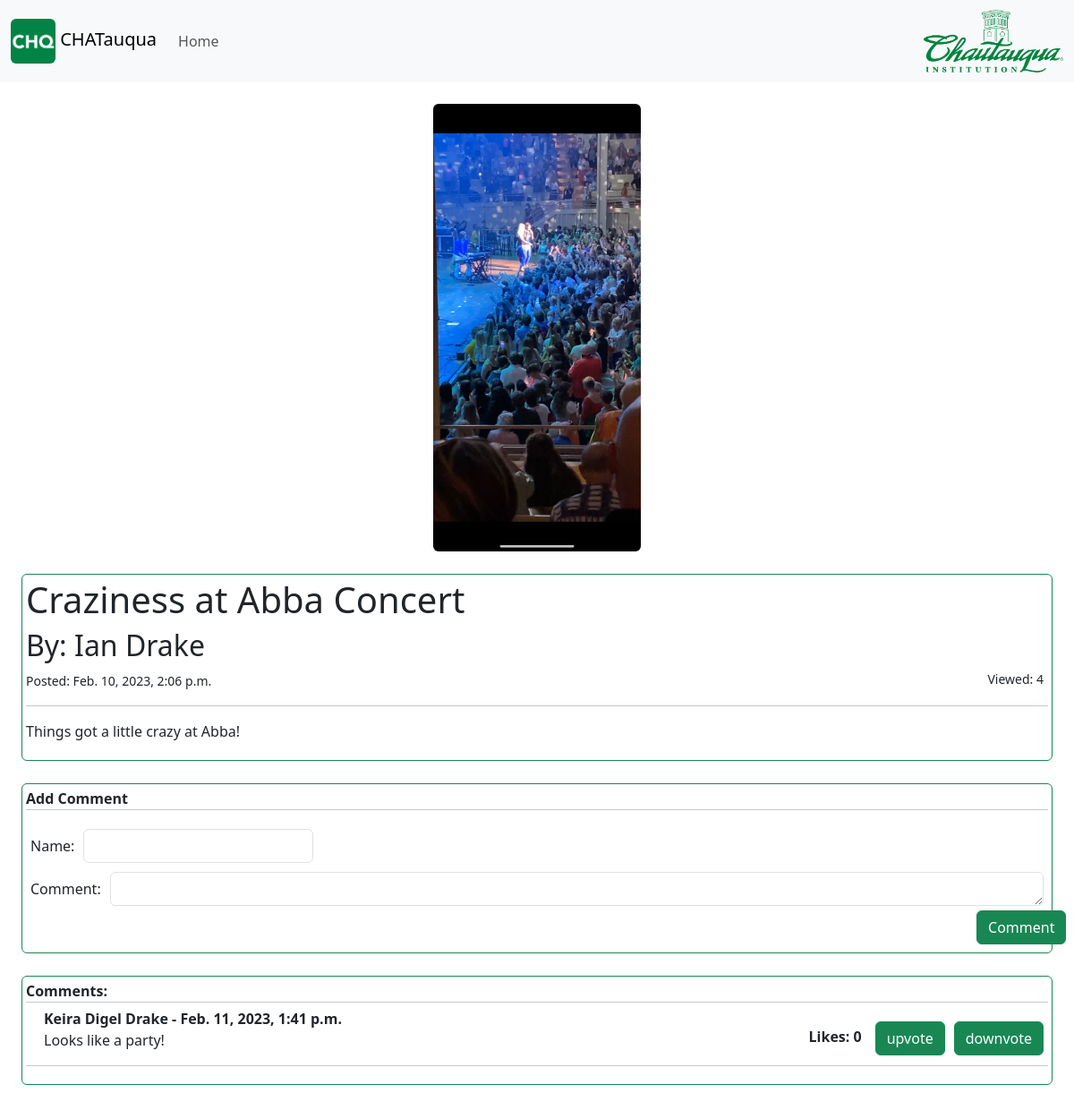
Screenshot of /posts/22 with the database file from the repository.
### blog/models.py (models this page shows, shortened)
class Post(models.Model):
    heroHeader = models.ImageField(upload_to ='uploads/', default=None, blank=True)
    title = models.CharField(max_length=255)
    author = models.CharField(max_length=255)
    body = models.TextField()
    created_at = models.DateTimeField(auto_now_add=True)
    viewCount = models.IntegerField(default=0)
    pubStatus = models.BooleanField(default=False)

class Comment(models.Model):
    post = models.ForeignKey(Post, related_name= "comments", on_delete=models.CASCADE)
    name = models.CharField(max_length=255)
    comment = models.TextField()
    created_at = models.DateTimeField(auto_now_add=True)
    upVote = models.IntegerField(default=0)
    downVote = models.IntegerField(default=0)

### blog/views.py (the view, shortened to what this page needs)
# urls.py: path('posts/<int:pk>', Detail.as_view(), name="detailed_post"),
class Detail(DetailView, CreateView):
    model = Post
    form_class = CommentForm
    template_name = 'postDetails.html'
    def get_object(self):
        obj = super().get_object()
        obj.viewCount += 1
        obj.save()
        return obj

### blog/forms.py
class CommentForm(forms.ModelForm):
    class Meta:
        model = Comment
        fields = ('name', 'comment')
        widgets = {
            'name': forms.TextInput(attrs={'class': 'form-control'}),
            'comment': forms.Textarea(attrs={'class': 'form-control', 'rows':1, 'cols': 130}),
        }

### blog/templates/postDetails.html (shortened to what this page needs)
<!DOCTYPE html>
{%  extends 'base.html' %}
{% block content %}
    {% load static %}
    <br/>
    <div style="text-align: center;"><img src ="../media/{{ post.heroHeader}}" alt = "heroHeader" class = "rounded"
    style="max-width:100%;width: auto; height: 500px"></div>
    <div class = "form-control rounded border-success p-1 mb-2" style="margin: 25px; max-width: 96%;margin-left: 2%">
<h1>{{ post.title }}</h1>
<h2>By: {{ post.author}}</h2>
    <small>Posted: {{ post.created_at }} </small><small style="float:right; margin-right: 5px;">Viewed: {{ post.viewCount }}</small>
<hr>
<p>{{ post.body }}</p>
    </div>
    <div class="form-control rounded border-success p-1 mb-2 " style="margin: 25px; max-width: 96%;margin-left: 2%">
        <strong>Add Comment</strong>
    <hr style="margin-top:0px;">
    <div class = "form-group">
    <form method="POST">
        {% for field in form %}
            <div style ="display: inline-flex; align-items: center;">
            <div style ="margin: 5px;">
                {{ field.label_tag }}
            </div>
            <div style ="margin: 5px; ">
            {{ field }}
            </div>
            </div>
        {% endfor %}
    <div style=" float: bottom; margin-bottom: 5px; margin-left: 93%;">
        <button class= "btn btn-success" onClick="this.form.submit();this.disabled=true; this.value='Sending…';">Comment</button>
    </div>
    </form>
    </div>
    </div>
    <div class="form-control rounded border-success p-1 mb-2" style="margin: 25px; max-width: 96%;margin-left: 2%">
    {% if not post.comments.all %}
    No Comments yet...
    {% else %}
        <strong>Comments:</strong>
        <hr style="margin-top:0em;">
        {% for comment in post.comments.all reversed%}
            <div style="display: inline-block; margin-left: 20px; margin-top:-10px;">
            <strong>{{ comment.name }} - {{ comment.created_at }}</strong></br>
            {{ comment.comment }}
            </div>
            <div style=" float: right;display: inline-flex; ">
             {% with sum=comment.upVote|add:comment.downVote  %}
                <strong style="margin: 10px;">Likes: {{ sum }}</strong>
            {% endwith %}
            <form action = "{% url 'upvote' post.pk %}" method="POST">
                <button class = "btn btn-success" style="display:flex; margin: 5px;" type="submit" value="{{ comment.id }}" name="upvoteID">upvote</button>
            </form>
            <form action = "{% url 'downvote' post.pk %}" method="POST">
                <button class = "btn btn-success" style="display:flex; margin: 5px;" type="submit" value="{{ comment.id }}" name="downvoteID">downvote</button>
            </form>
            </div>
            <hr>
        {% endfor %}
    {% endif %}
    </div>
{% endblock %}

### rows the page displays
Post: heroHeader (picture), title "Craziness at Abba Concert", author "Ian Drake", created_at "Feb. 10, 2023, 2:06 p.m.", viewCount "4", body "Things got a little crazy at Abba!"
Comment: name "Keira Digel Drake", created_at "Feb. 11, 2023, 1:41 p.m.", comment "Looks like a party!", comment "0", {{ comment.id }} 5 (drawn)

### other values shown
{{ field.label_tag }} "Name:" "Comment:"
